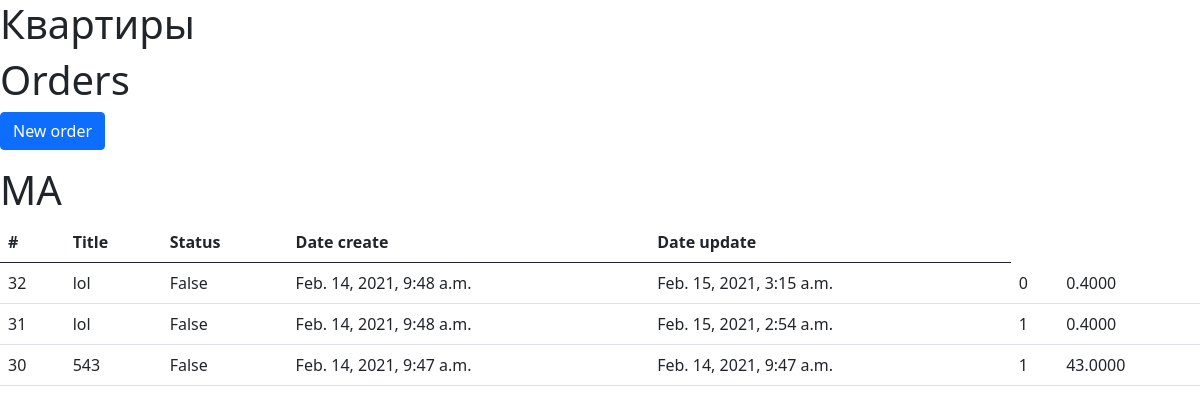
The page / on the database its author committed.
### binanceApp/models.py (models this page shows, shortened)
class Order(models.Model):
    order = models.CharField(max_length=50)
    status = models.BooleanField(default=False)
    range_price = models.DecimalField(max_digits=10, decimal_places=2, unique=True)
    btc_count = models.DecimalField(max_digits=10, decimal_places=4, default=0)
    created = models.DateTimeField(auto_now_add=True)
    updated = models.DateTimeField(auto_now=True)
    order_id = models.IntegerField(default=None)
    class Meta:
        ordering = ('-created',)

### binanceApp/views.py (the view)
# urls.py: path('', views.order_list, name="order_list"),
def order_list(request):
    orders_obj = Order.objects.all()
    content = {'orders': orders_obj, 'ma_obj': MA}
    return render(request, 'binance/list_binance.html', content)

### templates/binance/list_binance.html (shortened to what this page needs)
{% extends 'base.html' %}
{% block content %}
    <h1 class="page-header">Orders</h1>
        <p>
            <button type="button"
                    class="btn btn-primary js-create-order"
                    data-url="{% url 'binanceApp:order_create' %}">
              New order
            </button>
        </p>
    <h1>MA</h1><h1 id = "ma_display"></h1>
    <table class="table" id="order-table">
    <thead>
      <tr>
        <th>#</th>
        <th>Title</th>
          <th>Status</th>
          <th>Date create</th>
          <th>Date update</th>
      </tr>
    </thead>
    <tbody>
    {% include 'binance/partial_order_list.html' %}
    </tbody>
  </table>
{% endblock %}

### templates/base.html (shortened to what this page needs)
{% load static %}
<!DOCTYPE html>
<html>
<head>
    <link href="https://cdn.jsdelivr.net/npm/bootstrap@5.0.0-beta1/dist/css/bootstrap.min.css" rel="stylesheet">
</head>
<body>
    <div>
        <h1>Квартиры</h1>
    </div>
    <div id="content">
        {% block content %}{% endblock %}
    </div>
</body>
</html>

### templates/binance/partial_order_list.html
{% for order in orders %}
  <tr>
    <td>{{ order.id }}</td>
    <td>{{ order.order }}</td>
    <td>{{ order.status }}</td>
    <td>{{ order.created }}</td>
    <td>{{ order.updated }}</td>
    <td>{{ order.order_id }}</td>
    <td>{{ order.btc_count }}</td>
  </tr>
{% empty %}
  <tr>
    <td colspan="7" class="text-center bg-warning">No order</td>
  </tr>
{% endfor %}

### rows shown on the page
Order: id "32", order "lol", status "False", created "Feb. 14, 2021, 9:48 a.m.", updated "Feb. 15, 2021, 3:15 a.m.", order_id "0", btc_count "0.4000"
Order: id "31", order "lol", status "False", created "Feb. 14, 2021, 9:48 a.m.", updated "Feb. 15, 2021, 2:54 a.m.", order_id "1", btc_count "0.4000"
Order: id "30", order "543", status "False", created "Feb. 14, 2021, 9:47 a.m.", updated "Feb. 14, 2021, 9:47 a.m.", order_id "1", btc_count "43.0000"
